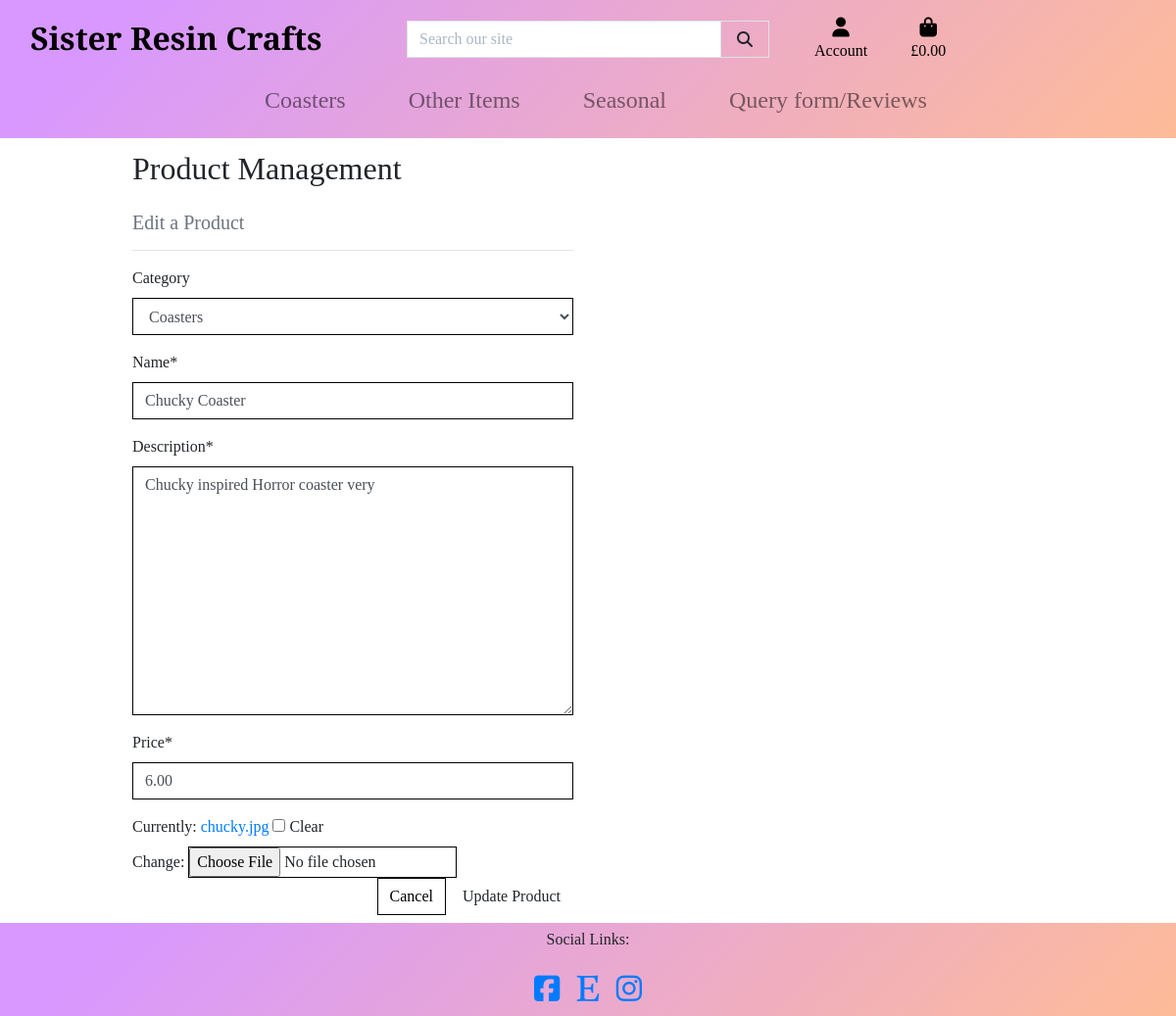
Page /products/edit/1/ (signed in) on the committed database.
### products/models.py (models this page shows, shortened)
class Product(models.Model):
    category = models.ForeignKey('Category', null=True, blank=True, on_delete=models.SET_NULL)
    name = models.CharField(max_length=300)
    description = models.TextField()
    price = models.DecimalField(max_digits=6, decimal_places=2)
    image = models.ImageField(null=True, blank=True)

### products/views.py (the view)
# urls.py: path('edit/<int:product_id>/', views.edit_product, name='edit_product'),
@login_required
def edit_product(request, product_id):
    if not request.user.is_superuser:
        messages.error(request, 'Sorry, only store owners can do that.')
        return redirect(reverse('home'))
    product = get_object_or_404(Product, pk=product_id)
    if request.method == 'POST':
        form = ProductForm(request.POST, request.FILES, instance=product)
        if form.is_valid():
            form.save()
            messages.success(request, 'Successfully updated product!')
            return redirect(reverse('product_detail', args=[product.id]))
        else:
            messages.error(request, 'Failed to update product. Please ensure the form is valid.')
    else:
        form = ProductForm(instance=product)
        messages.info(request, f'You are editing {product.name}')
    template = 'products/edit_product.html'
    context = {
        'form': form,
        'product': product,
    }
    return render(request, template, context)

### products/forms.py
class ProductForm(forms.ModelForm):
    class Meta:
        model = Product
        fields = '__all__'
        image = forms.ImageField(label='Image', required=False, widget=CustomClearableFileInput)
    def __init__(self, *args, **kwargs):
        super().__init__(*args, **kwargs)
        categories = Category.objects.all()
        friendly_names = [(c.id, c.get_friendly_name()) for c in categories]
        self.fields['category'].choices = friendly_names
        for field_name, field in self.fields.items():
            field.widget.attrs['class'] = 'border-black rounded-0'

### bag/contexts.py (called while the page is built, shortened)
def bag_contents(request):
    bag_items = []
    total = 0
    product_count = 0
    bag = request.session.get('bag', {})
    grand_total = total
    context = {
        'bag_items': bag_items,
        'total': total,
        'product_count': product_count,
        'grand_total': grand_total,
        }
    return context

### products/models.py (called while the page is built)
    def get_friendly_name(self):
        return self.friendly_name

### products/templates/products/edit_product.html (shortened to what this page needs)
{% extends "base.html" %}
{% load static %}
{% block page_header %}
    <div class="container header-container">
    </div>
{% endblock %}
{% block content %}
    <div class="container">
        <div class="row">
            <div class="col-12 col-md-6">
                <h2 class="logo-font mb-4">Product Management</h2>
                <h5 class="text-muted">Edit a Product</h5>
                <hr>
            </div>
        </div>
        <div class="row">
            <div class="col-12 col-md-6">
                <form method="POST" action="{% url 'edit_product' product.id %}" class="form mb-2" enctype="multipart/form-data">
                    {% for field in form %}
                        {% if field.name != 'image' %}
                            {{ field | as_crispy_field }}
                        {% else %}
                            {{ field }}
                        {% endif %}
                    {% endfor %}
                    <div class="text-right">
                        <a class="btn btn-outline-black rounded-0" href="{% url 'products' %}">Cancel</a>
                        <button class="btn btn-black rounded-0" type="submit">Update Product</button>
                    </div>
                </form>
            </div>
        </div>
    </div>
{% endblock %}

### static/css/base.css (style rules this page uses)
body { overflow-x: hidden; }
html { height: 100%; }
body { margin: 0; height: 100%; width: 100%; padding: 0; font-family: 'Playfair Display', serif; }
.border-black { border: 1px solid black; }
.btn-outline-black { background: white; color: black; border: 1px solid black; }
@media (min-width: 1200px) { .container { max-width: 80%; } }
@media (min-width: 1200px) { .header-container { padding-top: 120px; } }
@media (min-width: 992px) { .header-container { padding-top: 120px; } }

### rows in the picture
Product: category "Coasters" "Chucky Coaster" "Chucky inspired Horror coaster very" "6.00"
